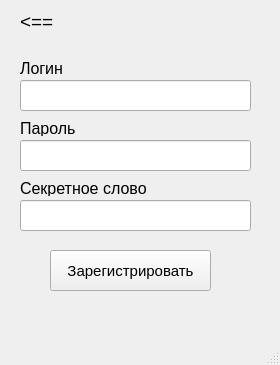
<?xml version="1.0" encoding="UTF-8"?>
<ui version="4.0">
 <class>MainWindow</class>
 <widget class="QMainWindow" name="MainWindow">
  <property name="geometry">
   <rect>
    <x>0</x>
    <y>0</y>
    <width>280</width>
    <height>365</height>
   </rect>
  </property>
  <property name="windowTitle">
   <string>MainWindow</string>
  </property>
  <widget class="QWidget" name="centralwidget">
   <widget class="QLineEdit" name="edit_login">
    <property name="geometry">
     <rect>
      <x>20</x>
      <y>80</y>
      <width>231</width>
      <height>31</height>
     </rect>
    </property>
    <property name="font">
     <font>
      <pointsize>14</pointsize>
     </font>
    </property>
    <property name="text">
     <string/>
    </property>
   </widget>
   <widget class="QLabel" name="label">
    <property name="geometry">
     <rect>
      <x>20</x>
      <y>60</y>
      <width>91</width>
      <height>16</height>
     </rect>
    </property>
    <property name="font">
     <font>
      <pointsize>12</pointsize>
     </font>
    </property>
    <property name="text">
     <string>Логин</string>
    </property>
   </widget>
   <widget class="QLabel" name="label_4">
    <property name="geometry">
     <rect>
      <x>20</x>
      <y>10</y>
      <width>47</width>
      <height>20</height>
     </rect>
    </property>
    <property name="font">
     <font>
      <pointsize>14</pointsize>
     </font>
    </property>
    <property name="text">
     <string>&lt;==</string>
    </property>
   </widget>
   <widget class="QLabel" name="label_3">
    <property name="geometry">
     <rect>
      <x>20</x>
      <y>180</y>
      <width>141</width>
      <height>16</height>
     </rect>
    </property>
    <property name="font">
     <font>
      <pointsize>12</pointsize>
     </font>
    </property>
    <property name="text">
     <string>Секретное слово</string>
    </property>
   </widget>
   <widget class="QPushButton" name="btn_su">
    <property name="geometry">
     <rect>
      <x>50</x>
      <y>250</y>
      <width>161</width>
      <height>41</height>
     </rect>
    </property>
    <property name="font">
     <font>
      <pointsize>11</pointsize>
     </font>
    </property>
    <property name="text">
     <string>Зарегистрировать</string>
    </property>
   </widget>
   <widget class="QLineEdit" name="edit_secret">
    <property name="geometry">
     <rect>
      <x>20</x>
      <y>200</y>
      <width>231</width>
      <height>31</height>
     </rect>
    </property>
    <property name="font">
     <font>
      <pointsize>14</pointsize>
     </font>
    </property>
    <property name="text">
     <string/>
    </property>
   </widget>
   <widget class="QLabel" name="label_2">
    <property name="geometry">
     <rect>
      <x>20</x>
      <y>120</y>
      <width>91</width>
      <height>16</height>
     </rect>
    </property>
    <property name="font">
     <font>
      <pointsize>12</pointsize>
     </font>
    </property>
    <property name="text">
     <string>Пароль</string>
    </property>
   </widget>
   <widget class="QLineEdit" name="edit_pass">
    <property name="geometry">
     <rect>
      <x>20</x>
      <y>140</y>
      <width>231</width>
      <height>31</height>
     </rect>
    </property>
    <property name="font">
     <font>
      <pointsize>14</pointsize>
     </font>
    </property>
    <property name="text">
     <string/>
    </property>
    <property name="echoMode">
     <enum>QLineEdit::Password</enum>
    </property>
   </widget>
  </widget>
  <widget class="QMenuBar" name="menubar">
   <property name="geometry">
    <rect>
     <x>0</x>
     <y>0</y>
     <width>280</width>
     <height>21</height>
    </rect>
   </property>
  </widget>
  <widget class="QStatusBar" name="statusbar"/>
 </widget>
 <resources/>
 <connections/>
</ui>
